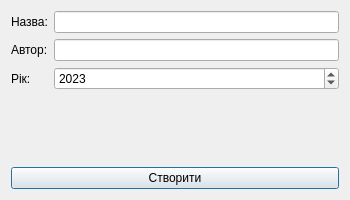
<?xml version="1.0" encoding="UTF-8"?>
<ui version="4.0">
 <class>DialogCreateBook</class>
 <widget class="QDialog" name="DialogCreateBook">
  <property name="geometry">
   <rect>
    <x>0</x>
    <y>0</y>
    <width>350</width>
    <height>200</height>
   </rect>
  </property>
  <property name="windowTitle">
   <string>Створити Книгу</string>
  </property>
  <layout class="QVBoxLayout" name="verticalLayout">
   <item>
    <layout class="QFormLayout" name="formLayout">
     <item row="0" column="0">
      <widget class="QLabel" name="label">
       <property name="text">
        <string>Назва:</string>
       </property>
      </widget>
     </item>
     <item row="0" column="1">
      <widget class="QLineEdit" name="leTitle"/>
     </item>
     <item row="1" column="0">
      <widget class="QLabel" name="label_2">
       <property name="text">
        <string>Автор:</string>
       </property>
      </widget>
     </item>
     <item row="1" column="1">
      <widget class="QLineEdit" name="leAuthor"/>
     </item>
     <item row="2" column="0">
      <widget class="QLabel" name="label_3">
       <property name="text">
        <string>Рік:</string>
       </property>
      </widget>
     </item>
     <item row="2" column="1">
      <widget class="QSpinBox" name="sbYear">
       <property name="minimum">
        <number>1900</number>
       </property>
       <property name="maximum">
        <number>2030</number>
       </property>
       <property name="value">
        <number>2023</number>
       </property>
      </widget>
     </item>
    </layout>
   </item>
   <item>
    <widget class="QPushButton" name="btnCreate">
     <property name="text">
      <string>Створити</string>
     </property>
    </widget>
   </item>
  </layout>
 </widget>
 <resources/>
 <connections/>
</ui>
